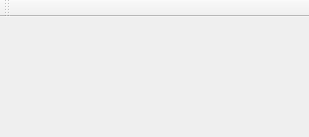
<?xml version="1.0" encoding="UTF-8"?>
<ui version="4.0">
 <class>MainWindow</class>
 <widget class="QMainWindow" name="MainWindow">
  <property name="geometry">
   <rect>
    <x>0</x>
    <y>0</y>
    <width>309</width>
    <height>137</height>
   </rect>
  </property>
  <property name="windowTitle">
   <string>MainWindow</string>
  </property>
  <widget class="QWidget" name="centralwidget"/>
  <widget class="QToolBar" name="toolBar">
   <property name="windowTitle">
    <string>toolBar</string>
   </property>
   <attribute name="toolBarArea">
    <enum>TopToolBarArea</enum>
   </attribute>
   <attribute name="toolBarBreak">
    <bool>false</bool>
   </attribute>
  </widget>
 </widget>
 <resources/>
 <connections/>
</ui>
